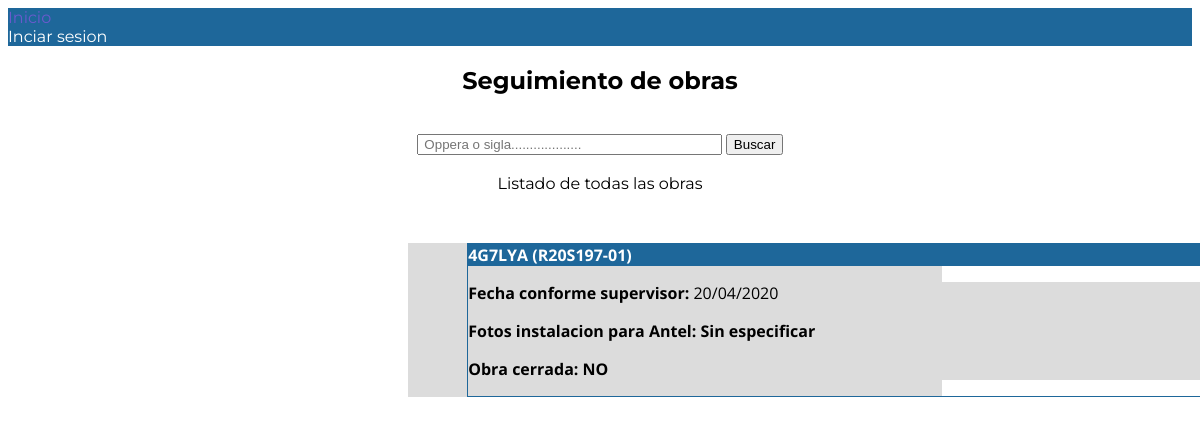
The page /manager/workdetail/81/ on the database its author committed.
### manager/models.py (models this page shows)
class WorkSheet(models.Model):
    site = models.CharField(verbose_name = 'Sigla', max_length = 12)
    oppera = models.CharField(verbose_name = 'No. Oppera', max_length =  10)
    cs_date = models.DateField(verbose_name = 'Fecha CS',null = True)
    cs_comments = models.CharField(verbose_name = 'Comentarios sobre CS', null = True , blank = True, max_length = 200)
    pendings_date = models.DateField(verbose_name = 'Fecha SA',null = True, blank = True)
    claim_date = models.DateField(verbose_name = 'Fecha reclamo pendientes',null = True, blank = True)
    asp = models.CharField(verbose_name = 'ASP responsable', max_length = 15, null = True , blank = True)
    claim_pending_comments = models.CharField(verbose_name = 'Cometarios sobre el reclamo a ASP', null = True , blank = True, max_length = 200)
    ca_date = models.DateField(verbose_name = 'Fecha CA',null = True, blank = True)
    ca_comments = models.CharField(verbose_name = 'Comentarios sobre CA', null = True , blank = True, max_length = 200)
    SERVER_PICS = (
        ('s','Si'),
        ('n','No')
    )
    ca_pics_link = models.CharField(max_length = 1, choices = SERVER_PICS, blank = True, null = True, verbose_name = 'Fotos para servidor de Antel')
    pend_type = models.ManyToManyField(PendType, verbose_name = 'Tipo de pendiente', blank = True)
    CLOSED = (
        ('s','Si'),
        ('n','No')
    )
    closed = models.CharField(max_length = 1, choices = CLOSED, blank = True, default = 'n', verbose_name = 'Obra cerrada')
    SIDE = (
        ('a','Antel'),
        ('e','Ericsson')
    )
    pend_side = models.CharField(max_length = 1, choices = SIDE, blank = True, default = 'a', verbose_name = 'Responsable de contestar')
    class Meta:
        ordering = ['-cs_date']

### manager/views.py (the view)
# urls.py: path('workdetail/<int:pk>/',views.ViewWorkDetail.as_view(), name = 'work-detail'),
class ViewWorkDetail(generic.DetailView):
    model = WorkSheet

### templates/manager/worksheet_detail.html (shortened to what this page needs)
{% extends "base_generic.html" %}
{% load static %}
{% block content %}
<div id="wrapper2">
    <div id=tabla1>
        <div id=cabtab1>
            {{ worksheet.site }} ({{ worksheet.oppera }})
        </div>
        <div id=cuerpotab1>
            <p>{% if worksheet.cs_date %}<strong>Fecha conforme supervisor: </strong>{{ worksheet.cs_date|date:"d/m/Y"}}<br>{% endif %}</p>
            <p>{% if worksheet.ca_pics_link == 'n' %}
                <strong>Fotos instalacion para Antel: NO </strong>
                {% elif worksheet.ca_pics_link == 's'  %}
                <strong>Fotos instalacion para Antel: SI</strong>
                {% else %}
                <strong>Fotos instalacion para Antel: Sin especificar</strong>
                <br>{% endif %}</p>
            <p>{% if worksheet.closed == 'n' %}<strong>Obra cerrada: NO </strong> {% else %} <strong>Obra cerrada: SI </strong><br>{% endif %}</p>
        </div>
    </div>
</div>
{% endblock %}

### manager/static/css/styles.css (style rules this page uses)
body { font-family: 'Montserrat'; color: black; }
#wrapper2 { max-width: 1500px; margin: 50px 250px 250px 400px; padding: 0 5% ; text-align: left; font-family: 'Open Sans'; background-color: gainsboro; }
#tabla1 { border: 1px solid #1E679A; width: 750px; }
#cabtab1 { background-color: #1E679A; font-weight: bold; color: #ffffff; padding: 1 1 1 1px; }
#cuerpotab1 { padding: 4 4 4 4px; background-color: gainsboro; }

### rows shown on the page
WorkSheet: site "4G7LYA", oppera "R20S197-01", cs_date "20/04/2020"
